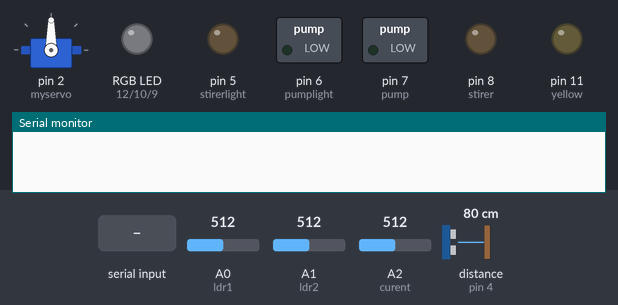
This sketch was run on a simulated Arduino Uno, built with avr-gcc and run on an emulated ATmega328P. On the bench: servo, switched loads named in the sketch (green lamp = pin HIGH), an RGB LED mixed from three pins (HIGH = lit), output pins drawn as LEDs (lit = HIGH), the last lines printed to the serial monitor. The test bench sets the inputs (shaded band); at power-on: A0 (ldr1) = 512, A2 (curent) = 512, A1 (ldr2) = 512, distance to the obstacle (sensor on pin 4) 80 cm. The echo pulse lasts 58.3 µs per cm; pins used as bus, display or sensor lines are not drawn.

Above: at 2.2 s.
2.3 s: A0 (ldr1) set to 539
At 4.9 s:
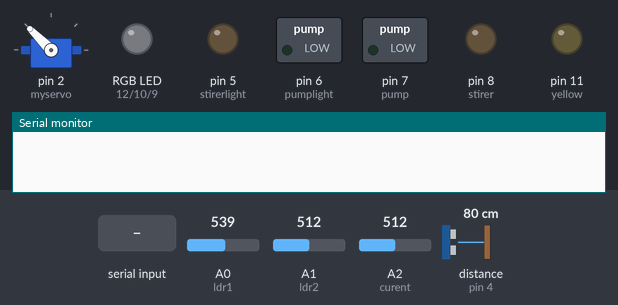
5.3 s: "3" received over Serial
At 6.7 s:
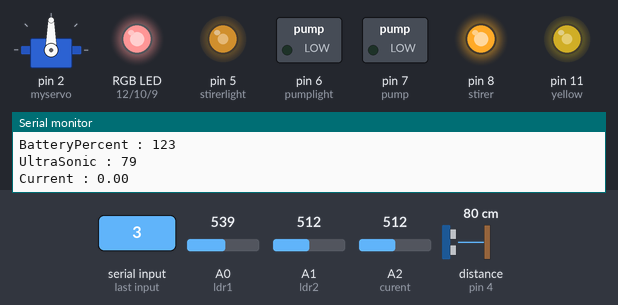
7.6 s: "2" received over Serial
At 8.9 s:
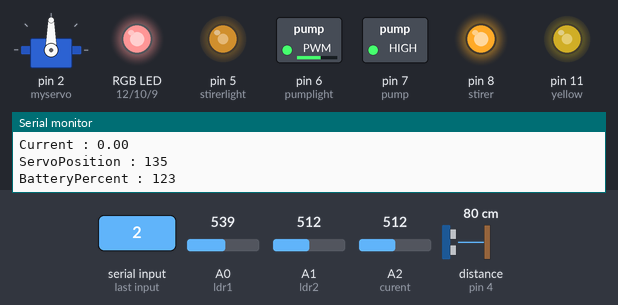
9.4 s: A2 (curent) set to 653
10.9 s: A2 (curent) set to 674
At 11.7 s:
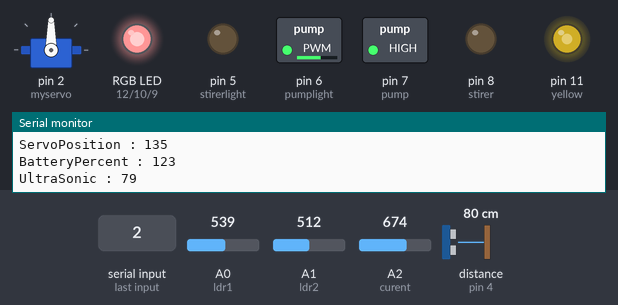
12.8 s: "1" received over Serial
At 13.3 s:
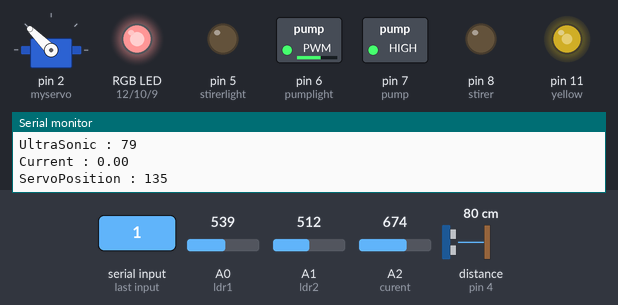
Timing chart, 0 to 15.5 s (numbered marks = the images above; inputs shaded):
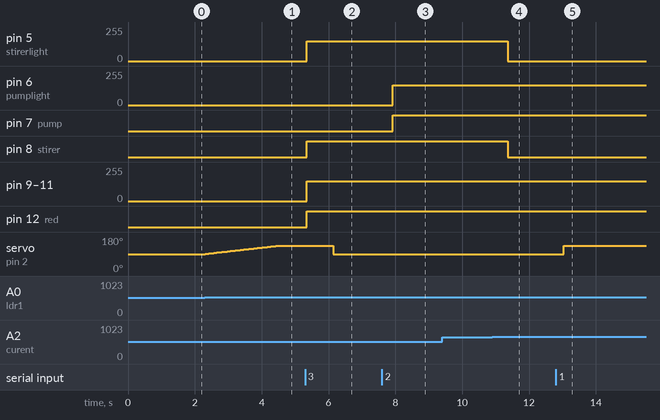

Measured:
- the behaviour switches between 532 and 533 on A0 (ldr1) (found by bisection; images 0 and 1)
- the behaviour switches between 663 and 664 on A2 (curent) (found by bisection; images 3 and 4)
- after the input at 2.3 s, servo on pin 2 (myservo): moves from 90° to 135° over 2.2 s, starting at once
- after the input at 5.3 s, pin 5 (stirerlight), pin 9 (blue), pin 10 (green), pin 11 (yellow): 0/255 → 150/255 after 0.05 s; pin 8 (stirer), pin 12 (red): LOW → HIGH after 0.05 s; servo on pin 2 (myservo): 135° → 90° after 0.84 s
- after the input at 7.6 s, pin 6 (pumplight): 0/255 → 150/255 after 0.33 s; pin 7 (pump): LOW → HIGH after 0.33 s
- after the input at 10.9 s, pin 5 (stirerlight): 150/255 → 0/255 after 0.46 s; pin 8 (stirer): HIGH → LOW after 0.46 s
- after the input at 12.8 s, servo on pin 2 (myservo): 90° → 135° after 0.24 s

The sketch:

Green-Hesive__Smart_factory_.ino
```cpp
#include <Servo.h>
Servo myservo;

#define ldr1 A0
#define ldr2 A1
#define curent A2
#define volt A4

#define echoPin 4
#define trigPin 3
#define stirer 8
#define pump 7
int sti = 1;
int sto = 1;
int pos = 90;
int tolerance = 20;
int cmd = -1;
float cur = 0;
float Vout = 0.00;
float Vin = 0.00;
float R1 = 10000.00; // resistance of R1 (100K)
float R2 = 1000.00; // resistance of R2 (10K)
int batterypercent;
int val = 0;
int flag = 0;
int blue = 9;
int green = 10;
int yellow = 11;
int red = 12;
int ultr = 1;
int stirerlight = 5;
int pumplight = 6;
int sol = 1;
int l = 150;
void setup(){
//Motors
pinMode(pump, OUTPUT);
pinMode(stirer, OUTPUT);
// lamps
pinMode(blue, OUTPUT);
pinMode(green, OUTPUT);
pinMode(yellow, OUTPUT);
pinMode(red, OUTPUT);
pinMode(stirerlight, OUTPUT);
pinMode(pumplight, OUTPUT);
// Battery percentage
pinMode(volt, INPUT);
// Current
pinMode(curent, INPUT);
// Ultrasonic
pinMode(trigPin, OUTPUT);
pinMode(echoPin, INPUT);
// Solar Tracker
myservo.attach(2);
pinMode(ldr1, INPUT);
pinMode(ldr2, INPUT);
myservo.write(pos);

delay(1000);
Serial.begin(9600);
}
void loop(){
  if(Serial.available() > 0){
    cmd = Serial.read();
    flag = 1;
  }
  if(flag == 1){
         if(cmd == '1') sol = 1;
    else if(cmd == '6') sti = 1;
    else if(cmd == '2') ultr = 0;
    else if(cmd == '4') ultr = 1;
    else if(cmd == '8') sti = 0;
    else if(cmd == '3') sol = 0;
    flag = 0;
  }
    if(sol == 1) {
    int val1 = analogRead(ldr1);
    int val2 = analogRead(ldr2);

    if((abs(val1 - val2) <= tolerance) || (abs(val2 - val1) <= tolerance)){}else {
    if(val1 > val2){pos = pos+1;}
    if(val1 < val2){pos = pos-1;}}
    if(pos > 135) {pos = 135;}
    if(pos < 0) {pos = 45;}
    myservo.write(pos);
  }else{
  float average = 0;
  if(sti == 1){
  for(int i = 0; i < 15; i++)
  {
    average = average + (.0264 * analogRead(A2) -13.51) / 50;
    delay(1);
  }
  }
  if(sto == 1){
  val = analogRead(volt);
   Vout = (val * 5.00) / 1024.00;
   Vin = Vout / (R2/(R1+R2));
   if (Vin<0.09){Vin=0.00;}
   batterypercent = 123 - (123/pow((1+pow((Vin/3.7),80)), 0.165)) ;
   if(batterypercent == 0){batterypercent = 10;}
  sto = 0;
  }
 if((sti == 1)&&(average < 1.2)){
  digitalWrite(stirer,HIGH);
  analogWrite(stirerlight, l);
  }else{
  digitalWrite(stirer,LOW);
  analogWrite(stirerlight, 0);
    sti = 0;
  }
  long duration;
  int distance;
  digitalWrite(trigPin, LOW);
  delayMicroseconds(2);
  digitalWrite(trigPin, HIGH);
  delayMicroseconds(10);
  digitalWrite(trigPin, LOW);
  duration = pulseIn(echoPin, HIGH);
  distance = duration * 0.034 / 2;
  if(ultr == 1) wp(distance); else wp(5);
 bp(batterypercent);
 Serial.print("BatteryPercent : ");
 Serial.println(batterypercent);
 delay(200);
 Serial.print("UltraSonic : ");
 Serial.println(distance);
 delay(200);
 Serial.print("Current : ");
 Serial.println(average, 2);
 delay(185);
 Serial.print("ServoPosition : ");
 Serial.println(pos);
 delay(200);
 myservo.write(90);}
 delay(50);
 cmd = 65;
}

void wp(int ul){
  int u = ul;
  if(u < 10){
  digitalWrite(pump,HIGH);
  analogWrite(pumplight, l);
  }else{
  digitalWrite(pump,LOW);
  analogWrite(pumplight, 0);
  }
}
void bp(int x){
int b = x;
  if(b > 80){
        analogWrite(blue, l);
        analogWrite(green, l);
        analogWrite(yellow, l);
        analogWrite(red, l);}
  else if(b > 60){
        analogWrite(green, l);
        analogWrite(yellow, l);
        analogWrite(red, l);}
else if(b > 30){
        analogWrite(yellow, l);
        analogWrite(red, l);}
else{
        analogWrite(red, l);}
}

int ultra(){
  long duration;
  int distance;
  digitalWrite(trigPin, LOW);
  delayMicroseconds(2);
  digitalWrite(trigPin, HIGH);
  delayMicroseconds(10);
  digitalWrite(trigPin, LOW);
  duration = pulseIn(echoPin, HIGH);
  distance = duration * 0.034 / 2;
  return distance;
}
```
